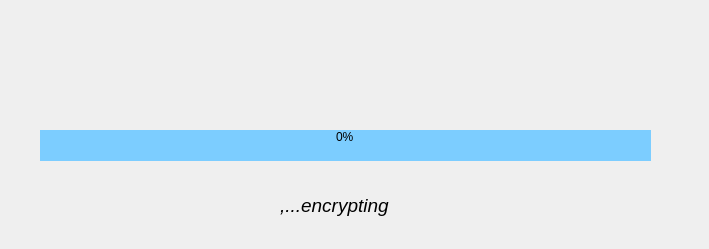
<?xml version="1.0" encoding="UTF-8"?>
<ui version="4.0">
 <class>MainWindow</class>
 <widget class="QMainWindow" name="MainWindow">
  <property name="geometry">
   <rect>
    <x>0</x>
    <y>0</y>
    <width>709</width>
    <height>249</height>
   </rect>
  </property>
  <property name="windowTitle">
   <string>MainWindow</string>
  </property>
  <widget class="QWidget" name="centralwidget">
   <widget class="QProgressBar" name="progressBar">
    <property name="geometry">
     <rect>
      <x>40</x>
      <y>130</y>
      <width>611</width>
      <height>31</height>
     </rect>
    </property>
    <property name="styleSheet">
     <string notr="true">QProgressBar{
	background-color: rgb(124, 205, 255);
	color: rgb(0, 0, 0);
	border-style: none;
	text-align: centre;
}

QProgressBar::chunk {
	
	background-color: rgb(75, 150, 230);

}</string>
    </property>
    <property name="value">
     <number>0</number>
    </property>
   </widget>
   <widget class="QLabel" name="labelMessage">
    <property name="geometry">
     <rect>
      <x>280</x>
      <y>190</y>
      <width>281</width>
      <height>31</height>
     </rect>
    </property>
    <property name="font">
     <font>
      <family>Segoe UI</family>
      <pointsize>14</pointsize>
      <italic>true</italic>
     </font>
    </property>
    <property name="text">
     <string>,...encrypting</string>
    </property>
   </widget>
  </widget>
 </widget>
 <resources/>
 <connections/>
</ui>
